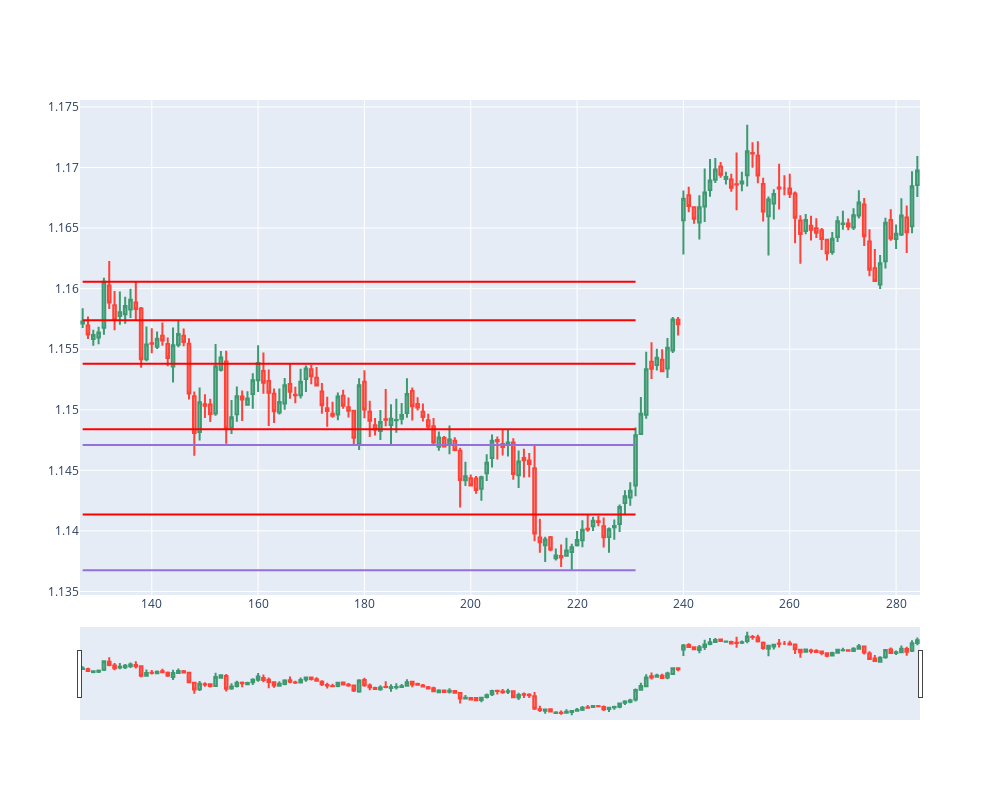

Notebook source saved alongside this figure:
### Code cell
check_candle_signal_plot(231, 4,4,100,df,0.002)

### Figure 1 — Plotly figure (JSON) as saved in the notebook; plotly's stock layout.template omitted (floating-point values rounded to 4 significant figures; data arrays with more than 128 entries replaced by an {"elided": "..."} marker saying what was removed)
{"data": [{"close": {"elided": "158 float values"}, "high": {"elided": "158 float values"}, "low": {"elided": "158 float values"}, "open": {"elided": "158 float values"}, "type": "candlestick", "x": {"elided": "158 int values"}}], "layout": {"autosize": false, "height": 800, "shapes": [{"line": {"color": "MediumPurple", "width": 2}, "name": "Support", "type": "line", "x0": 127, "x1": 231, "y0": 1.137, "y1": 1.137}, {"line": {"color": "MediumPurple", "width": 2}, "name": "Support", "type": "line", "x0": 127, "x1": 231, "y0": 1.147, "y1": 1.147}, {"line": {"color": "Red", "width": 2}, "name": "Resistance", "type": "line", "x0": 127, "x1": 231, "y0": 1.161, "y1": 1.161}, {"line": {"color": "Red", "width": 2}, "name": "Resistance", "type": "line", "x0": 127, "x1": 231, "y0": 1.157, "y1": 1.157}, {"line": {"color": "Red", "width": 2}, "name": "Resistance", "type": "line", "x0": 127, "x1": 231, "y0": 1.154, "y1": 1.154}, {"line": {"color": "Red", "width": 2}, "name": "Resistance", "type": "line", "x0": 127, "x1": 231, "y0": 1.148, "y1": 1.148}, {"line": {"color": "Red", "width": 2}, "name": "Resistance", "type": "line", "x0": 127, "x1": 231, "y0": 1.141, "y1": 1.141}], "width": 1000, "xaxis": {"autorange": false, "range": [126.5, 284.5], "rangeslider": {"autorange": true, "range": [126.5, 284.5], "yaxis": {"_template": null, "rangemode": "match"}}, "type": "linear"}, "yaxis": {"autorange": true, "range": [1.135, 1.176]}}}
